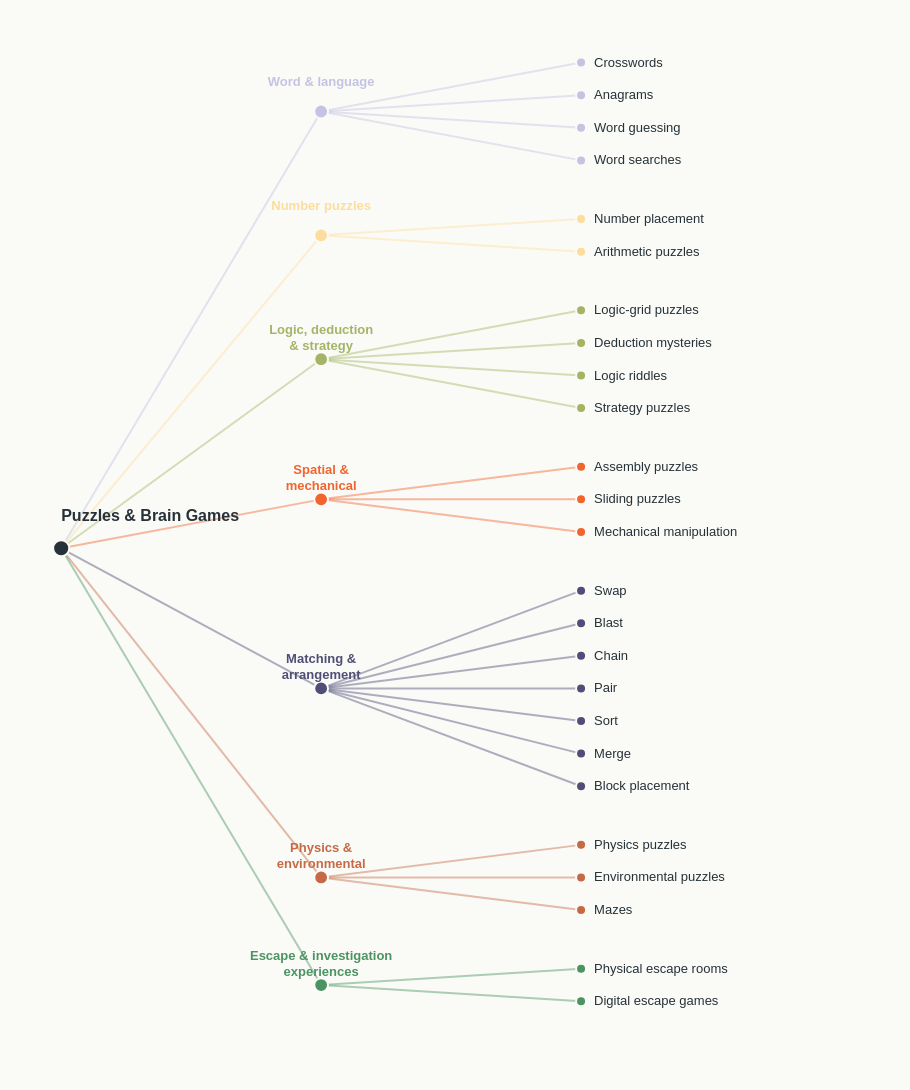

Source (Vega-Lite JSON):
### Vega-Lite specification from a JSON file in a GitHub repository (floating-point values rounded to 4 significant figures)
{"$schema": "https://vega.github.io/schema/vega-lite/v5.json", "description": "Left-to-right puzzle hierarchy; prepared coordinates are layout values, not measurements.", "width": 850, "height": 1030, "background": "#FAFAF7", "padding": 30, "data": {"values": [{"id": "root", "parent": null, "name": "Puzzles & Brain Games", "examples": "Selected puzzle families and types. Some activities combine several families.", "x": 0, "y": 14.9, "level": 0, "family": "Topic"}, {"id": "word", "parent": "root", "name": "Word & language", "family": "Word & language", "examples": "Solve challenges involving letters, words and language.", "x": 1, "y": 1.5, "level": 1, "parent_x": 0, "parent_y": 14.9}, {"id": "numbers", "parent": "root", "name": "Number puzzles", "family": "Number puzzles", "examples": "Solve numerical constraints or arithmetic challenges.", "x": 1, "y": 5.3, "level": 1, "parent_x": 0, "parent_y": 14.9}, {"id": "logic", "parent": "root", "name": "Logic, deduction & strategy", "family": "Logic, deduction & strategy", "examples": "Infer solutions from clues, reason through rules or plan possible moves.", "x": 1, "y": 9.1, "level": 1, "parent_x": 0, "parent_y": 14.9}, {"id": "spatial", "parent": "root", "name": "Spatial & mechanical", "family": "Spatial & mechanical", "examples": "Assemble, move or manipulate pieces.", "x": 1, "y": 13.4, "level": 1, "parent_x": 0, "parent_y": 14.9}, {"id": "matching", "parent": "root", "name": "Matching & arrangement", "family": "Matching & arrangement", "examples": "Match, sort, merge or place pieces to reach a goal.", "x": 1, "y": 19.2, "level": 1, "parent_x": 0, "parent_y": 14.9}, {"id": "environment", "parent": "root", "name": "Physics & environmental", "family": "Physics & environmental", "examples": "Use physical interactions, explore environments or navigate routes.", "x": 1, "y": 25.0, "level": 1, "parent_x": 0, "parent_y": 14.9}, {"id": "escape", "parent": "root", "name": "Escape & investigation experiences", "family": "Escape & investigation", "examples": "Experiences combining linked clues and several puzzle mechanics. These may overlap other families.", "x": 1, "y": 28.3, "level": 1, "parent_x": 0, "parent_y": 14.9}, {"id": "crosswords", "parent": "word", "name": "Crosswords", "family": "Word & language", "examples": "Standard crosswords; cryptic crosswords.", "x": 2, "y": 0, "level": 2, "parent_x": 1, "parent_y": 1.5}, {"id": "anagrams", "parent": "word", "name": "Anagrams", "family": "Word & language", "examples": "Rearrange letters into another word. Example: LISTEN → SILENT.", "x": 2, "y": 1, "level": 2, "parent_x": 1, "parent_y": 1.5}, {"id": "wordguessing", "parent": "word", "name": "Word guessing", "family": "Word & language", "examples": "Example: Wordle.", "x": 2, "y": 2, "level": 2, "parent_x": 1, "parent_y": 1.5}, {"id": "wordsearch", "parent": "word", "name": "Word searches", "family": "Word & language", "examples": "Find hidden words in a grid of letters.", "x": 2, "y": 3, "level": 2, "parent_x": 1, "parent_y": 1.5}, {"id": "numberplacement", "parent": "numbers", "name": "Number placement", "family": "Number puzzles", "examples": "Example: Sudoku. Place numbers while satisfying row, column and region rules.", "x": 2, "y": 4.8, "level": 2, "parent_x": 1, "parent_y": 5.3}, {"id": "arithmetic", "parent": "numbers", "name": "Arithmetic puzzles", "family": "Number puzzles", "examples": "Example: Kakuro. Fill cells with numbers that satisfy sum clues.", "x": 2, "y": 5.8, "level": 2, "parent_x": 1, "parent_y": 5.3}, {"id": "logicgrid", "parent": "logic", "name": "Logic-grid puzzles", "family": "Logic, deduction & strategy", "examples": "Use clues to match people, objects, places or times.", "x": 2, "y": 7.6, "level": 2, "parent_x": 1, "parent_y": 9.1}, {"id": "deduction", "parent": "logic", "name": "Deduction mysteries", "family": "Logic, deduction & strategy", "examples": "Murder mysteries: compare evidence, statements and alibis to identify a culprit.", "x": 2, "y": 8.6, "level": 2, "parent_x": 1, "parent_y": 9.1}, {"id": "riddles", "parent": "logic", "name": "Logic riddles", "family": "Logic, deduction & strategy", "examples": "Solve a short reasoning problem. This includes reasoning-based riddles rather than all wordplay riddles.", "x": 2, "y": 9.6, "level": 2, "parent_x": 1, "parent_y": 9.1}, {"id": "strategy", "parent": "logic", "name": "Strategy puzzles", "family": "Logic, deduction & strategy", "examples": "Chess puzzles: find a move or sequence while considering the opponent’s possible responses.", "x": 2, "y": 10.6, "level": 2, "parent_x": 1, "parent_y": 9.1}, {"id": "assembly", "parent": "spatial", "name": "Assembly puzzles", "family": "Spatial & mechanical", "examples": "Jigsaws; tangrams. Fit pieces together to form a picture or shape.", "x": 2, "y": 12.4, "level": 2, "parent_x": 1, "parent_y": 13.4}, {"id": "sliding", "parent": "spatial", "name": "Sliding puzzles", "family": "Spatial & mechanical", "examples": "Sliding-tile puzzles: move pieces through available spaces to reach a target arrangement.", "x": 2, "y": 13.4, "level": 2, "parent_x": 1, "parent_y": 13.4}, {"id": "mechanical", "parent": "spatial", "name": "Mechanical manipulation", "family": "Spatial & mechanical", "examples": "Rubik’s cube; interlocking puzzles.", "x": 2, "y": 14.4, "level": 2, "parent_x": 1, "parent_y": 13.4}, {"id": "swap", "parent": "matching", "name": "Swap", "family": "Matching & arrangement", "examples": "Swap adjacent pieces to create matches. Example: Candy Crush Saga.", "x": 2, "y": 16.2, "level": 2, "parent_x": 1, "parent_y": 19.2}, {"id": "blast", "parent": "matching", "name": "Blast", "family": "Matching & arrangement", "examples": "Tap a group of matching coloured tiles to clear it.", "x": 2, "y": 17.2, "level": 2, "parent_x": 1, "parent_y": 19.2}, {"id": "chain", "parent": "matching", "name": "Chain", "family": "Matching & arrangement", "examples": "Connect matching pieces into a chain to remove them.", "x": 2, "y": 18.2, "level": 2, "parent_x": 1, "parent_y": 19.2}, {"id": "pair", "parent": "matching", "name": "Pair", "family": "Matching & arrangement", "examples": "Find and remove matching pairs of tiles or pieces.", "x": 2, "y": 19.2, "level": 2, "parent_x": 1, "parent_y": 19.2}, {"id": "sort", "parent": "matching", "name": "Sort", "family": "Matching & arrangement", "examples": "Sort mixed coloured objects or liquids into the required groups.", "x": 2, "y": 20.2, "level": 2, "parent_x": 1, "parent_y": 19.2}, {"id": "merge", "parent": "matching", "name": "Merge", "family": "Matching & arrangement", "examples": "Combine compatible pieces into a new or upgraded piece.", "x": 2, "y": 21.2, "level": 2, "parent_x": 1, "parent_y": 19.2}, {"id": "block", "parent": "matching", "name": "Block placement", "family": "Matching & arrangement", "examples": "Place blocks into a grid to complete rows or columns.", "x": 2, "y": 22.2, "level": 2, "parent_x": 1, "parent_y": 19.2}, {"id": "physicspuzzles", "parent": "environment", "name": "Physics puzzles", "family": "Physics & environmental", "examples": "Manipulate ropes, balls or blocks using physical interactions.", "x": 2, "y": 24.0, "level": 2, "parent_x": 1, "parent_y": 25.0}, {"id": "environmentalpuzzles", "parent": "environment", "name": "Environmental puzzles", "family": "Physics & environmental", "examples": "Explore an environment and manipulate objects to solve challenges.", "x": 2, "y": 25.0, "level": 2, "parent_x": 1, "parent_y": 25.0}, {"id": "maze", "parent": "environment", "name": "Mazes", "family": "Physics & environmental", "examples": "Find a route through passages, obstacles and dead ends.", "x": 2, "y": 26.0, "level": 2, "parent_x": 1, "parent_y": 25.0}, {"id": "escaperooms", "parent": "escape", "name": "Physical escape rooms", "family": "Escape & investigation", "examples": "Work through linked clues and tasks in a physical space. May combine deduction, number, word and mechanical puzzles.", "x": 2, "y": 27.8, "level": 2, "parent_x": 1, "parent_y": 28.3}, {"id": "escapegames", "parent": "escape", "name": "Digital escape games", "family": "Escape & investigation", "examples": "Explore a digital setting, investigate objects and solve linked puzzles to progress or escape.", "x": 2, "y": 28.8, "level": 2, "parent_x": 1, "parent_y": 28.3}]}, "encoding": {"x": {"field": "x", "type": "quantitative", "scale": {"domain": [-0.12, 3.15], "nice": false}, "axis": null}, "y": {"field": "y", "type": "quantitative", "scale": {"domain": [-1, 30.6], "reverse": true, "nice": false}, "axis": null}}, "layer": [{"transform": [{"filter": "datum.level > 0"}], "mark": {"type": "rule", "strokeWidth": 2, "opacity": 0.45}, "encoding": {"x": {"field": "parent_x", "type": "quantitative", "scale": {"domain": [-0.12, 3.15], "nice": false}, "axis": null}, "y": {"field": "parent_y", "type": "quantitative", "scale": {"domain": [-1, 30.6], "reverse": true, "nice": false}, "axis": null}, "x2": {"field": "x"}, "y2": {"field": "y"}, "color": {"field": "family", "type": "nominal", "scale": {"domain": ["Word & language", "Number puzzles", "Logic, deduction & strategy", "Spatial & mechanical", "Matching & arrangement", "Physics & environmental", "Escape & investigation", "Topic"], "range": ["#C4C3E3", "#FCDD9D", "#A3B565", "#F1642E", "#504E76", "#C56A45", "#4C9362", "#263238"]}, "legend": null}}}, {"mark": {"type": "circle", "opacity": 1, "stroke": "#FAFAF7", "strokeWidth": 2}, "encoding": {"color": {"field": "family", "type": "nominal", "scale": {"domain": ["Word & language", "Number puzzles", "Logic, deduction & strategy", "Spatial & mechanical", "Matching & arrangement", "Physics & environmental", "Escape & investigation", "Topic"], "range": ["#C4C3E3", "#FCDD9D", "#A3B565", "#F1642E", "#504E76", "#C56A45", "#4C9362", "#263238"]}, "legend": null}, "size": {"condition": [{"test": "datum.level === 0", "value": 260}, {"test": "datum.level === 1", "value": 190}], "value": 100}, "tooltip": [{"field": "name", "type": "nominal", "title": "Puzzle / family"}, {"field": "examples", "type": "nominal", "title": "Examples / explanation"}]}}, {"transform": [{"filter": "datum.level === 0"}], "mark": {"type": "text", "dy": -24, "fontSize": 16, "fontWeight": "bold", "color": "#263238", "align": "left", "baseline": "bottom"}, "encoding": {"text": {"field": "name"}, "tooltip": [{"field": "name", "type": "nominal", "title": "Puzzle / family"}, {"field": "examples", "type": "nominal", "title": "Examples / explanation"}]}}, {"transform": [{"filter": "datum.level === 1"}, {"calculate": "datum.id === 'logic' ? ['Logic, deduction', '& strategy'] : datum.id === 'environment' ? ['Physics &', 'environmental'] : datum.id === 'matching' ? ['Matching &', 'arrangement'] : datum.id === 'spatial' ? ['Spatial &', 'mechanical'] : datum.id === 'escape' ? ['Escape & investigation', 'experiences'] : [datum.name]", "as": "family_label"}], "mark": {"type": "text", "dy": -22, "fontSize": 13, "fontWeight": "bold", "lineHeight": 16, "align": "center", "baseline": "bottom"}, "encoding": {"text": {"field": "family_label"}, "color": {"field": "family", "type": "nominal", "scale": {"domain": ["Word & language", "Number puzzles", "Logic, deduction & strategy", "Spatial & mechanical", "Matching & arrangement", "Physics & environmental", "Escape & investigation", "Topic"], "range": ["#C4C3E3", "#FCDD9D", "#A3B565", "#F1642E", "#504E76", "#C56A45", "#4C9362", "#263238"]}, "legend": null}, "tooltip": [{"field": "name", "type": "nominal", "title": "Puzzle / family"}, {"field": "examples", "type": "nominal", "title": "Examples / explanation"}]}}, {"transform": [{"filter": "datum.level === 2"}], "mark": {"type": "text", "align": "left", "baseline": "middle", "dx": 13, "fontSize": 13, "color": "#263238"}, "encoding": {"text": {"field": "name"}, "tooltip": [{"field": "name", "type": "nominal", "title": "Puzzle / family"}, {"field": "examples", "type": "nominal", "title": "Examples / explanation"}]}}], "config": {"view": {"stroke": null}, "font": "Arial"}, "autosize": {"type": "pad", "contains": "padding"}}
